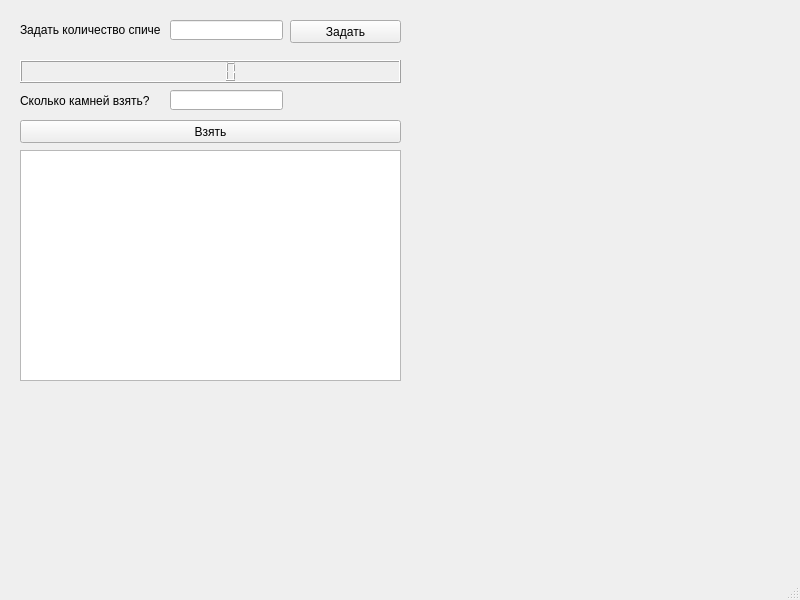
<?xml version="1.0" encoding="UTF-8"?>
<ui version="4.0">
 <class>MainWindow</class>
 <widget class="QMainWindow" name="MainWindow">
  <property name="geometry">
   <rect>
    <x>0</x>
    <y>0</y>
    <width>800</width>
    <height>600</height>
   </rect>
  </property>
  <property name="windowTitle">
   <string>MainWindow</string>
  </property>
  <widget class="QWidget" name="centralwidget">
   <widget class="QLabel" name="label">
    <property name="geometry">
     <rect>
      <x>20</x>
      <y>20</y>
      <width>141</width>
      <height>21</height>
     </rect>
    </property>
    <property name="text">
     <string>&lt;html&gt;&lt;head/&gt;&lt;body&gt;&lt;p&gt;Задать количество спичек&lt;/p&gt;&lt;/body&gt;&lt;/html&gt;</string>
    </property>
   </widget>
   <widget class="QPushButton" name="pushButton">
    <property name="geometry">
     <rect>
      <x>290</x>
      <y>20</y>
      <width>111</width>
      <height>23</height>
     </rect>
    </property>
    <property name="text">
     <string>Задать</string>
    </property>
   </widget>
   <widget class="QLCDNumber" name="lcdNumber">
    <property name="geometry">
     <rect>
      <x>20</x>
      <y>60</y>
      <width>381</width>
      <height>23</height>
     </rect>
    </property>
   </widget>
   <widget class="QLabel" name="label_2">
    <property name="geometry">
     <rect>
      <x>20</x>
      <y>90</y>
      <width>131</width>
      <height>21</height>
     </rect>
    </property>
    <property name="text">
     <string>Сколько камней взять?</string>
    </property>
   </widget>
   <widget class="QPushButton" name="pushButton_2">
    <property name="geometry">
     <rect>
      <x>20</x>
      <y>120</y>
      <width>381</width>
      <height>23</height>
     </rect>
    </property>
    <property name="text">
     <string>Взять</string>
    </property>
   </widget>
   <widget class="QListWidget" name="listWidget">
    <property name="geometry">
     <rect>
      <x>20</x>
      <y>150</y>
      <width>381</width>
      <height>231</height>
     </rect>
    </property>
   </widget>
   <widget class="QLineEdit" name="lineEdit">
    <property name="geometry">
     <rect>
      <x>170</x>
      <y>20</y>
      <width>113</width>
      <height>20</height>
     </rect>
    </property>
   </widget>
   <widget class="QLineEdit" name="lineEdit_2">
    <property name="geometry">
     <rect>
      <x>170</x>
      <y>90</y>
      <width>113</width>
      <height>20</height>
     </rect>
    </property>
   </widget>
   <widget class="QLabel" name="label_3">
    <property name="geometry">
     <rect>
      <x>20</x>
      <y>400</y>
      <width>381</width>
      <height>31</height>
     </rect>
    </property>
    <property name="font">
     <font>
      <pointsize>16</pointsize>
     </font>
    </property>
    <property name="text">
     <string>&lt;html&gt;&lt;head/&gt;&lt;body&gt;&lt;p align=&quot;center&quot;&gt;&lt;span style=&quot; font-size:16pt; font-weight:600; vertical-align:super;&quot;&gt;&lt;br/&gt;&lt;/span&gt;&lt;/p&gt;&lt;/body&gt;&lt;/html&gt;</string>
    </property>
   </widget>
  </widget>
  <widget class="QMenuBar" name="menubar">
   <property name="geometry">
    <rect>
     <x>0</x>
     <y>0</y>
     <width>800</width>
     <height>21</height>
    </rect>
   </property>
  </widget>
  <widget class="QStatusBar" name="statusbar"/>
 </widget>
 <resources/>
 <connections/>
</ui>
